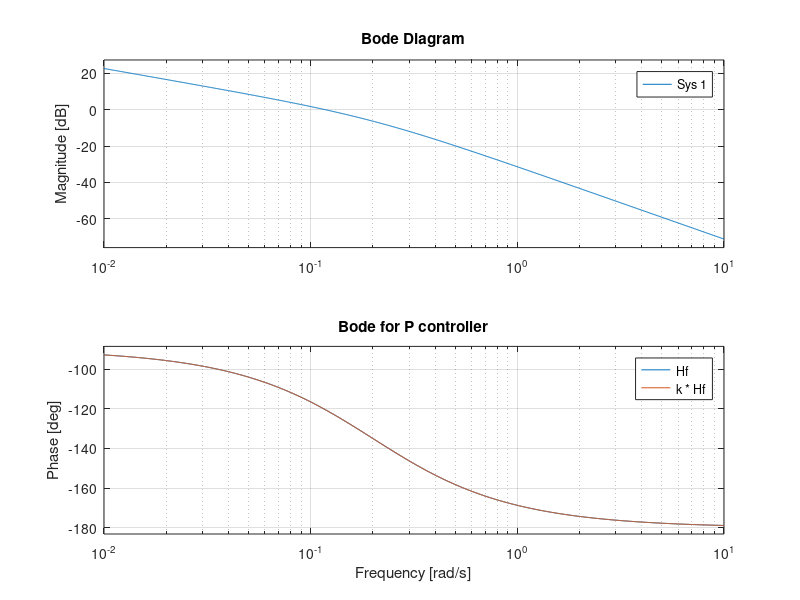
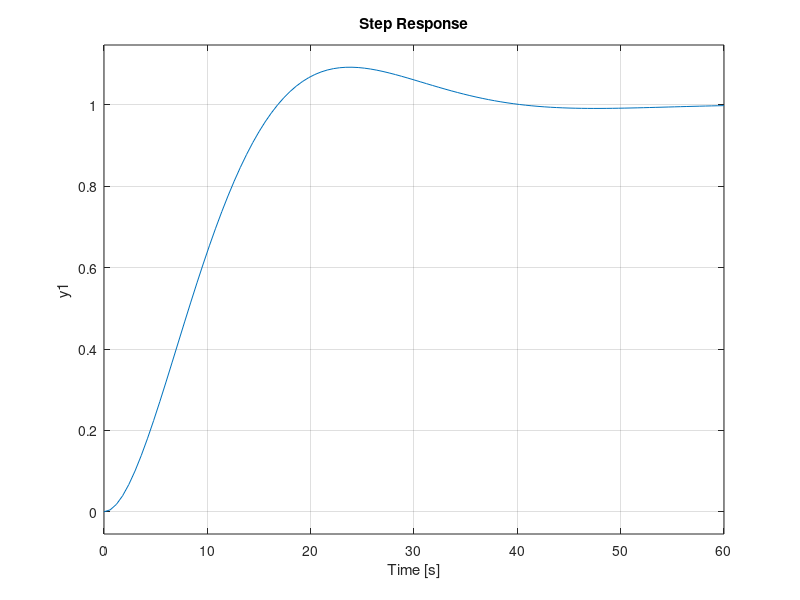
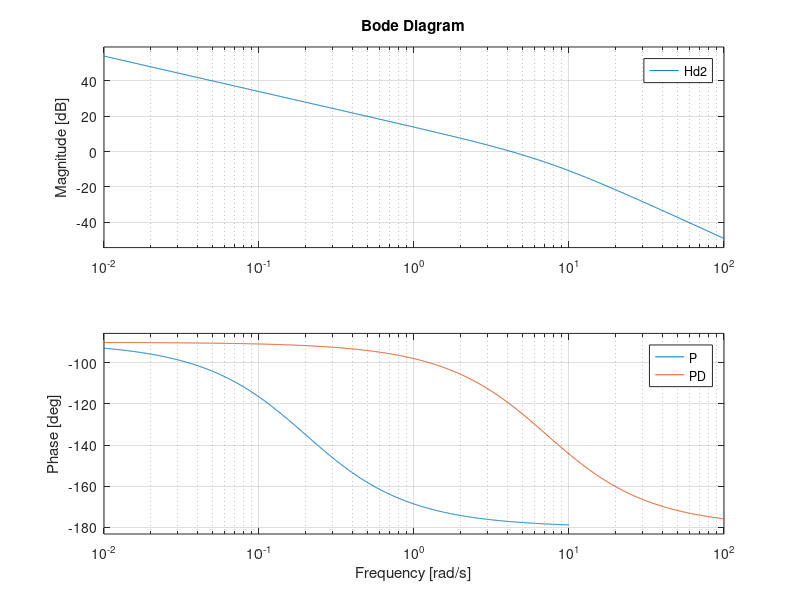
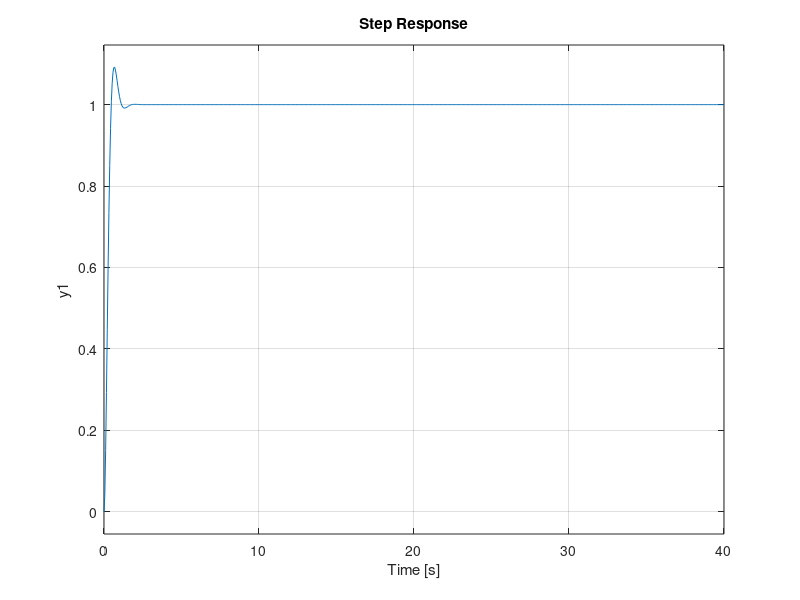

The MATLAB source for these figures, in order:
%% P controller
clear variables;

Kf = 5; Tf = 5;

Hf = tf(Kf, [Tf, 1, 0]);

figure,
bode(Hf); grid; hold on; title('Bode for Hf');
sigma = 0.04;
wf = 1 / Tf;

zeta = (abs(log(sigma))) / sqrt(log(sigma) * log(sigma) + pi^2);

A_numeric = 1 / (4  * zeta^2);

N = mag2db(A_numeric);

F = 25; % from bode where wf

k_dB = N - F;
k_numeric = db2mag(k_dB);

bode(k_numeric * Hf); hold off; title('Bode for P controller');
legend('Hf', 'k * Hf');

figure,
step(feedback(k_numeric * Hf, 1));

Hd = k_numeric * Hf;

% numeric
wt = 0.996; %where mag = 0 
wn = 2 * zeta * wt;
tr = 4 / (zeta * wn);

% from step response
ts = 35.9;
% tr not good => PD

%% PD controller

ts_star = 1;
VR = k_numeric * (ts / ts_star);
Td = Tf; % = Tf
Tn = (ts_star / ts) * Td; % formula

H_PD = VR * tf([Td 1], [Tn 1]);
Hd2 = H_PD * Hf;
figure,
bode(k_numeric * Hf);hold on;
bode(Hd2);
legend("P", "PD");

figure,
step(feedback(Hd2, 1))

% overshoot checked 9%
% ts checked 5


t = 0:0.1:10;
figure,
lsim(t,t, feedback(Hd2,1));

wt2 = 0.848;
cv_star = 3;
wz = wt2/10;
cv = 1/0.2; % = 5 >=3 checked
wb = 5.5; % <=15 read from bode PD where mag = -3 db